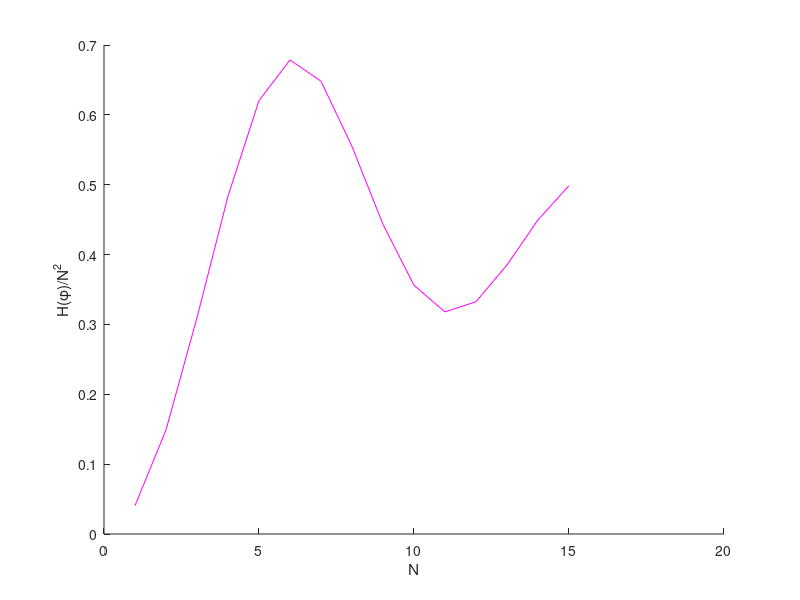

MATLAB code for this plot:
clear all
ntime = 15;


r = 0.1;
ph = pi/4;
th = 0;

time = zeros(ntime,1);
Qf = zeros(ntime,1);
QH = zeros(ntime,1);
In = zeros(ntime,1);

h = zeros(ntime,1);
nr = zeros(ntime,1);

%for k = 1: ntime       
%r = k*0.1;
   
sig = eye(4)/2;
dsig = zeros(4);
 
U = [1 0 0 0;0 1 0 0;0 0 exp(i*ph) 0;0 0 0 exp(-i*ph)];
S = [cosh(r) 0 0 -exp(i*th)*sinh(r); 0 cosh(r) -exp(-i*th)*sinh(r) 0; 0 -exp(-i*th)*sinh(r) cosh(r) 0; -exp(i*th)*sinh(r) 0 0 cosh(r)];
Sq = [cosh(r) 0 0 exp(i*th)*sinh(r); 0 cosh(r) exp(-i*th)*sinh(r) 0; 0 exp(-i*th)*sinh(r) cosh(r) 0; exp(i*th)*sinh(r) 0 0 cosh(r)];
dU = [0 0 0 0;0 0 0 0;0 0 i*exp(i*ph) 0;0 0 0 -i*exp(-i*ph)];
 
% Nsig = (Sq*U*S*S'*U'*Sq')/2;
% dNsig = (Sq*dU*S*S'*U'*Sq' + Sq*U*S*S'*dU'*Sq')/2;
% hi = trace(dNsig*inv(Nsig)*dNsig*inv(Nsig))/4;
% 
%  %h(k+1,1) = trace(dNsig*inv(Nsig)*dNsig*inv(Nsig))/4;
%  h(k,1) = 1/sqrt(hi)
%  nr(k,1) = k;
%  end
 
for k = 1:ntime  
    dsig = (S*dU*S*sig*S'*U'*S' + S*U*S*dsig*S'*U'*S' + S*U*S*sig*S'*dU'*S');
    sig1 = S*sig*S';
    sig = (S*U*S*sig*S'*U'*S');

    % dsig = (dU*S*sig*S'*U' + U*S*dsig*S'*U' + U*S*sig*S'*dU');
    % sig = (U*S*sig*S'*U');          
    % X = S*sig*S';
    % dX = S*dsig*S';
    % H = trace(dX*inv(X)*dX*inv(X))/2;

    H = trace(dsig*inv(sig)*dsig*inv(sig))/4; 

    time(k,1) = k;
    In(k,1) = (sig(1,1) - 1/2)^2;
    Qf(k,1) = H/((k)^2); 
    %%QH(k+1,1) = 1/sqrt(h*(k+1));
    QH(k,1) = 1/sqrt(H);

end

hold on;
plot(time,Qf,'m')
%plot(nr,h,'r')
xlabel('N');
ylabel('H(\phi)/N^2');

